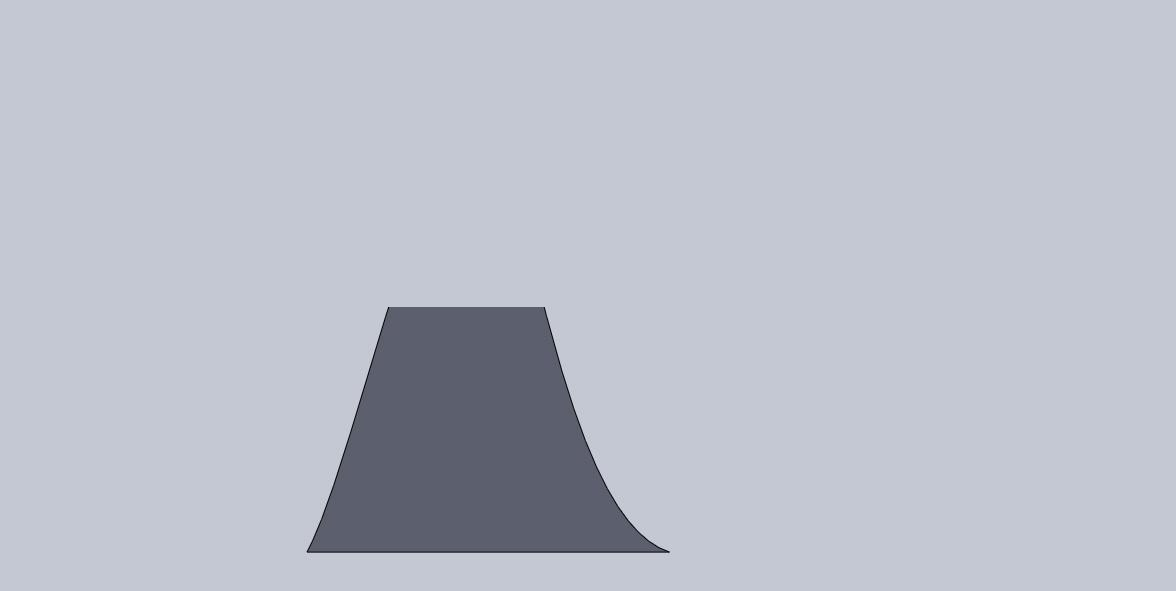
%> input picture part1 - Copy.jpg, 1176 x 591 px
$ octave Image_Recognition.m   (GNU Octave 9; MATLAB toolbox functions it lacks are replaced by stand-ins)
%> lines starting %> are read from the running program, lines starting %| are printed output that depends on the picture; in (x1, y1, x2, y2) boxes, pixels count from 0 and x2, y2 are one past the last pixel; in counts of white or black regions, pixels touching at a corner belong together; the program's own positions count from 1
clc;    % Clear the command window.
close all;  % Close all figures (except those of imtool.)
imtool close all;  % Close all imtool figures if you have the Image Processing Toolbox.
clear;  % Erase all existing variables. Or clearvars if you want.
workspace;  % Make sure the workspace panel is showing.
format long g;
format compact;
fontSize = 36;
% Check that user has the Image Processing Toolbox installed.
hasIPT = license('test', 'image_toolbox');
if ~hasIPT
  % User does not have the toolbox installed.
  message = sprintf('Sorry, but you do not seem to have the Image Processing Toolbox.\nDo you want to try to continue anyway?');
  reply = questdlg(message, 'Toolbox missing', 'Yes', 'No', 'Yes');
%> the answer given: Yes
  if strcmpi(reply, 'No')
    % User said No, so exit.
    return;
  end
end
%===============================================================================
% Read in a standard MATLAB color demo image.
folder = 'D:\Sync Drives\OneDrive - Indian Institute of Science\IISc PhD 2020\Course Work\2.Even 20-21\ME246 Robotics\Homework\Term Project\Robotics Project\My Robotics Project';
baseFileName = 'part1 - Copy.jpg';
% Get the full filename, with path prepended.
fullFileName = fullfile(folder, baseFileName);
if ~exist(fullFileName, 'file')
  % Didn't find it there.  Check the search path for it.
  fullFileName = baseFileName; % No path this time.
  if ~exist(fullFileName, 'file')
    % Still didn't find it.  Alert user.
    errorMessage = sprintf('Error: %s does not exist.', fullFileName);
    uiwait(warndlg(errorMessage));
    return;
  end
end
rgbImage = imread(fullFileName);
%> rgbImage is the input picture: size 591x1176x3 uint8; mean R, G, B 187.1, 191, 202.3
% Get the dimensions of the image.  numberOfColorBands should be = 3.
[rows, columns, numberOfColorBands] = size(rgbImage);
%> rows = 591; columns = 1176; numberOfColorBands = 3
% Display the original color image.
subplot(2, 2, 1);
imshow(rgbImage);
axis on;
title('Original Color Image', 'FontSize', fontSize);
% Enlarge figure to full screen.
set(gcf, 'Units', 'Normalized', 'Outerposition', [0, 0, 1, 1]);
% Extract the individual red, green, and blue color channels.
% redChannel = rgbImage(:, :, 1);
greenChannel = rgbImage(:, :, 2);
% blueChannel = rgbImage(:, :, 3);
% Get the binaryImage
binaryImage = greenChannel < 200;
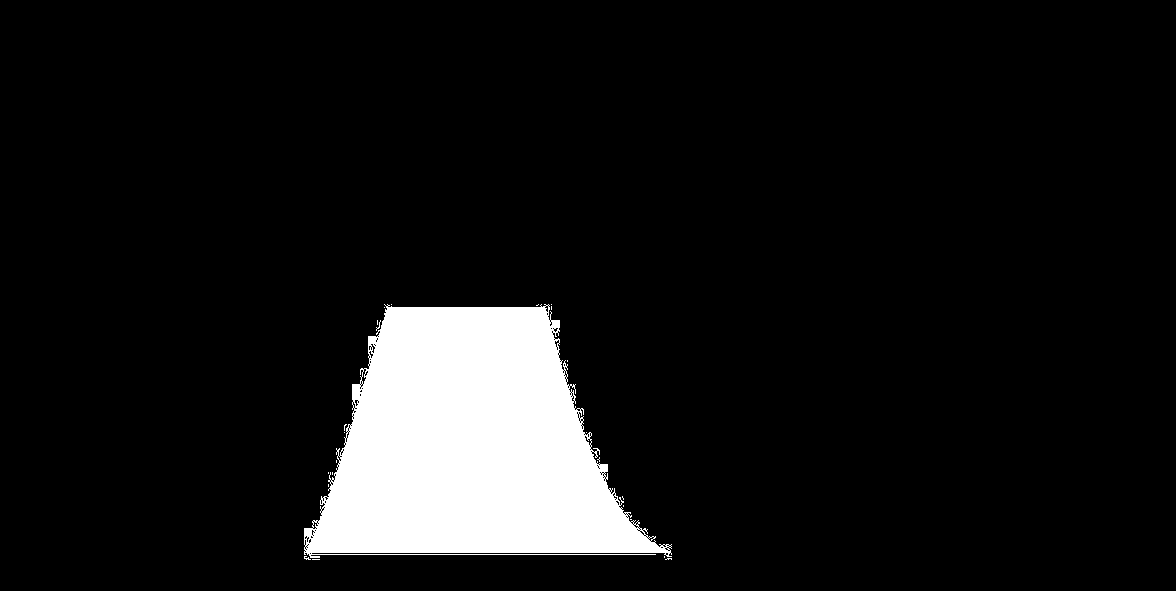
%> binaryImage: size 591x1176 logical; 8.8% white; 24 white regions (23 under 20 px), largest, box (x1, y1, x2, y2) and area: (304, 304, 672, 558) 60829
% Display the original color image.
subplot(2, 2, 2);
imshow(binaryImage);
axis on;
title('Binary Image', 'FontSize', fontSize);
% Find the baseline
verticalProfile  = sum(binaryImage, 2);
%> verticalProfile = 591 values, max 367 at index 553, min 0 at index 1, mean 103.1
lastLine = find(verticalProfile, 1, 'last')
%> lastLine = 560
% Scan across columns finding where the top of the hump is
for col = 1 : columns
  yy = lastLine - find(binaryImage(:, col), 1, 'first');
  if isempty(yy)
    y(col) = 0;
  else
    y(col) = yy;
  end
  x(col) = col;
end
%> after the loop, x = 1176 values from 1 to 1176; y = 1176 values, max 255 at index 385, min 0 at index 1, mean 54.24
subplot(2, 2, 3);
plot(1 : columns, y, 'b-', 'LineWidth', 3);
grid on;
title('Y vs. X', 'FontSize', fontSize);
ylabel('Y', 'FontSize', fontSize);
xlabel('X', 'FontSize', fontSize);
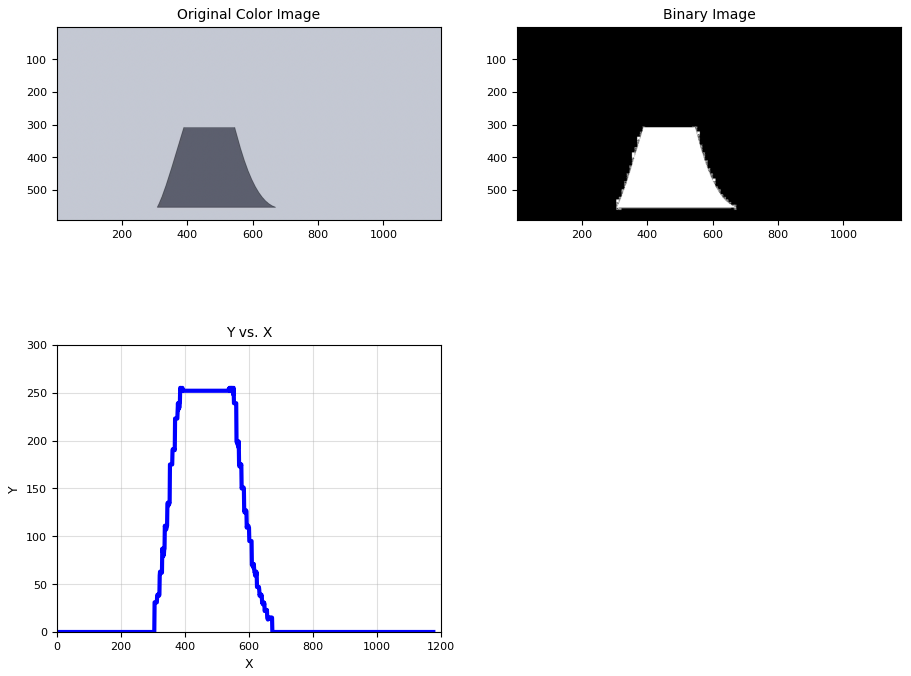
%> figure redrawn from the program's plot data, 3 panels
x=x/1000;
%> x = 1176 values from 0.001 to 1.18
y=y/1000;
%> y = 1176 values, max 0.255 at index 385, min 0 at index 1, mean 0.0542
x=x.';
y=y.';


%PUMA 560
%Link Parameters INPUT
a2 = 0.4318 ; d3 = 0.15; a3 = 0.0203; d4 = 0.4318;
syms q1 q2 q3 q4 q5 q6
%> (this line was passed over: syms is not available in this run)

%DH Parameters
%Standard or Classic
%> (the run ends here)
